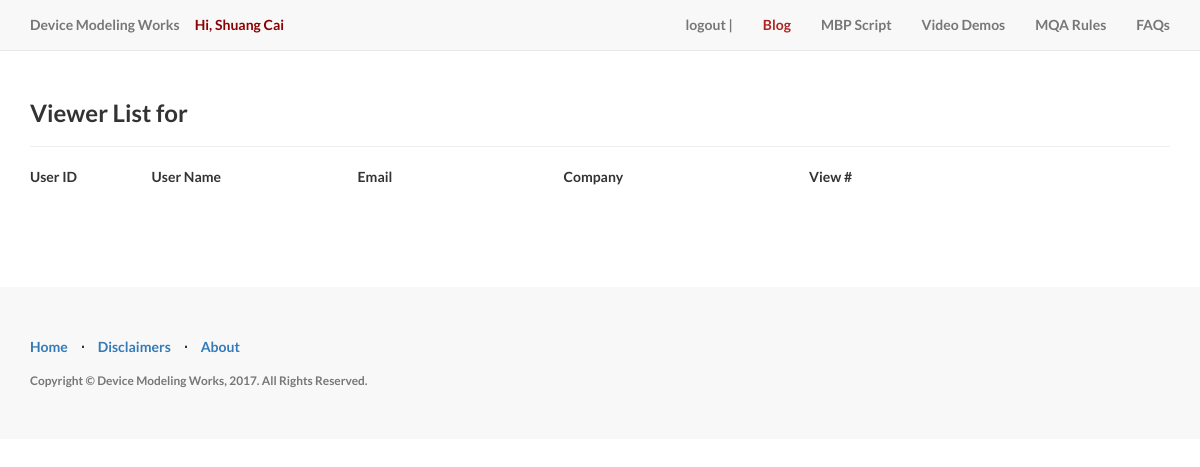
The app's page /viewerListFor/98 (signed in), older data.
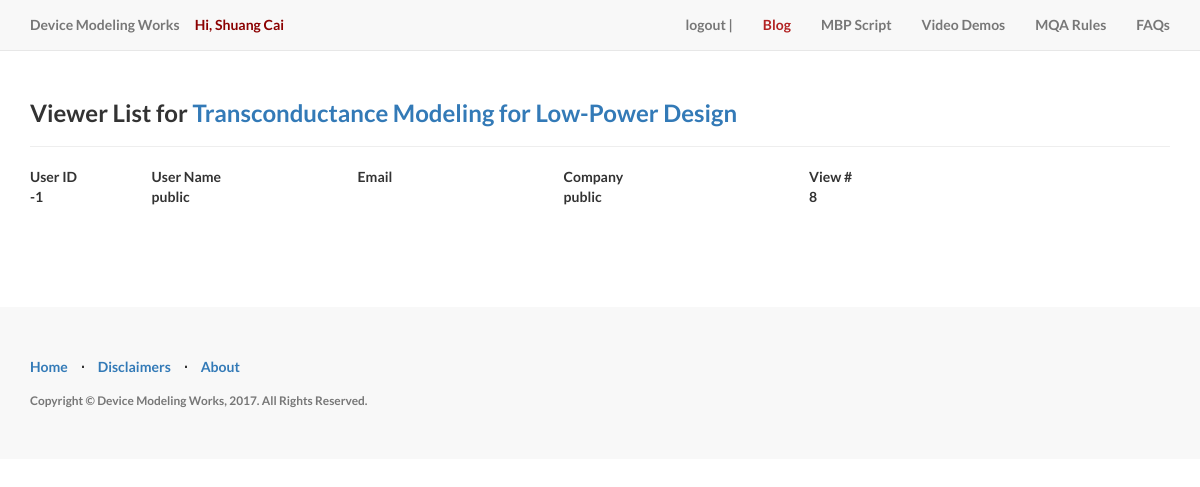
The same page, newer data.
### __init__.py (models this page shows, shortened)
class User(db.Model, UserMixin):
    id = db.Column(db.Integer, primary_key=True)
    email = db.Column(db.String(255), unique=True)
    password = db.Column(db.String(255))
    company = db.Column(db.String(255))
    username = db.Column(db.String(255), unique=True)
    last_login_at = db.Column(db.DateTime())
    current_login_at = db.Column(db.DateTime())
    active = db.Column(db.Boolean())
    confirmed_at = db.Column(db.DateTime())
    last_login_ip = db.Column(db.String(45))
    current_login_ip = db.Column(db.String(45))
    login_count = db.Column(db.Integer)
    roles = db.relationship('Role', secondary=roles_users,
                            backref=db.backref('users', lazy='dynamic'))

class Post(db.Model):
    __searchable__ = ['title', 'abs', 'content']
    id = db.Column(db.Integer(), primary_key=True)
    title = db.Column(db.String(255), unique=True)
    author_id = db.Column(db.Integer)
    abs = db.Column(db.String())
    content = db.Column(db.Text())
    create_date = db.Column(db.DateTime())
    category = db.Column(db.String(128))
    last_modify_date = db.Column(db.DateTime())
    route = db.Column(db.String(128))

### __init__.py (the view)
@app.route(route_post_viewed_by_users)
@roles_required('sunshine')
@login_required
def user_post_viewed_by_users(postId):
    route = getPostRouteById(postId)
    viewers = PostHistory.query.filter(PostHistory.route == route).all()
    vv = []
    for vi in viewers:
        uid = vi.user_id
        vv.append(uid)
    iz = Counter(vv).items()
    sortedIz = reversed(sorted(iz, key=operator.itemgetter(1)))  # uid, count
    userHis = []  # uid, user name, email, company, count
    for ii in sortedIz:
        if ii[0] == 1 or ii[0] == 2 or ii[0] == 3:
            continue
        userHis.append((ii[0], getUserNameById(ii[0]), getEmailById(ii[0]), getCompanybyId(ii[0]), ii[1]))
    return render_template('/viewerListFor.html', userHis=userHis, route=route, title=getPostTitleByRoute(route))

### __init__.py (called while the page is built)
def getPostRouteById(pid):
    post = Post.query.filter(Post.id == pid).first()
    if type(post).__name__ == 'NoneType':
        return ''
    return post.route

def getPostTitleByRoute(myroute):
    post = Post.query.filter(Post.route == myroute).first()
    if type(post).__name__ == 'NoneType':
        return myroute
    return post.title

def getUserNameById(user_id):
    if user_id == -1:
        return 'public'
    user = User.query.filter(User.id == user_id).first()
    return user.username

def getEmailById(user_id):
    if user_id == -1:
        return ''
    user = User.query.filter(User.id == user_id).first()
    return user.email

def getCompanybyId(user_id):
    if user_id == -1:
        return 'public'
    user = User.query.filter(User.id == user_id).first()
    return user.company

### templates/viewerListFor.html (shortened to what this page needs)
{% extends "layouts/base.html" %}
{% block content %}
<br/><br/><br/>
<div class="container">
    <br/>
    <h3>Viewer List for <a href="{{route}}" target="_blank">{{title}}</a></h3>
    <hr/>
    <table width="80%">
        <thead>
        <tr>
            <th width="18px">User ID</th>
            <th width="50px">User Name</th>
            <th width="50px">Email</th>
            <th width="50px">Company</th>
            <th width="30px">View #</th>
        </tr>
        </thead>
        {% for p in userHis %}
        <tr>
            <td>{{ p[0] }}</td>
            <td>{{ p[1] }}</td>
            <td>{{ p[2] }}</td>
            <td>{{ p[3] }}</td>
            <td>{{ p[4] }}</td>
        </tr>
        {% endfor %}
    </table>
    <br/><br/> <br/><br/><br/>
</div>
{% endblock %}

### templates/layouts/base.html (shortened to what this page needs)
<!DOCTYPE html>
<html lang="en">
<head>
    <link href="/static/css/bootstrap.min.css" rel="stylesheet">
    <link href="/static/css/landing-page.css" rel="stylesheet">
    <link href="/static/font-awesome/css/font-awesome.min.css" rel="stylesheet" type="text/css">
</head>
<body>
<nav class="navbar navbar-default navbar-fixed-top topnav" role="navigation">
    <div class="container topnav">
        <div class="navbar-header">
            <a class="navbar-brand topnav" href="/">Device Modeling Works</a>
            <a class="navbar-brand topnav" style="color:#8B0000">
                {% if current_user.username.__len__()>0 %}
                Hi, {{current_user.username}}
                {% endif %}
            </a>
        </div>
        <div class="collapse navbar-collapse" id="bs-example-navbar-collapse-1">
            <ul class="nav navbar-nav navbar-right">
                <li>
                    {% if current_user.username.__len__()==0 %}
                    <a href="/login"> login | </a>
                    {% else %}
                    <a href="/logout"> logout | </a>
                    {% endif %}
                </li>
                <li>
                    <a href="/blog"><font style="color:#B22222">Blog</font></a>
                </li>
                <li>
                    <a href="/mbpst">MBP Script</a>
                </li>
                <li>
                    <a href="/video">Video Demos</a>
                </li>
                <li>
                    <a href="/mqarules">MQA Rules</a>
                </li>
                <li>
                    <a href="/faq">FAQs</a>
                </li>
            </ul>
        </div>
    </div>
</nav>
{% block content%}
{% endblock%}
<footer>
    <div class="container">
        <div class="row">
            <div class="col-lg-12">
                <ul class="list-inline">
                    <li>
                        <a href="/">Home</a>
                    </li>
                    <li class="footer-menu-divider">&sdot;</li>
                    <li>
                        <a href="/disclaimer" target="_blank">Disclaimers</a>
                    </li>
                    <li class="footer-menu-divider">&sdot;</li>
                    <li>
                        <a href="/about">About</a>
                    </li>
                </ul>
                <p class="copyright text-muted small">Copyright &copy; Device Modeling Works, 2017. All Rights
                    Reserved. </p>
            </div>
        </div>
    </div>
</footer>
</body>
</html>

### static/css/landing-page.css (style rules this page uses)
body, html { width: 100%; height: 100%; }
body, h1, h2, h3, h4, h5, h6 { font-family: "Lato","Helvetica Neue",Helvetica,Arial,sans-serif; font-weight: 700; }
.topnav { font-size: 14px; }
footer { padding: 50px 0; background-color: #f8f8f8; }
p.copyright { margin: 15px 0 0; }
ul { list-style: disc inside none }
.col-xs-1, .col-sm-1, .col-md-1, .col-lg-1, .col-xs-2, .col-sm-2, .col-md-2, .col-lg-2, .col-xs-3, .col-sm-3, .col-md-3, .col-lg-3, .col-xs-4, .col-sm-4, .col-md-4, .col-lg-4, .col-xs-5, .col-sm-5, .col-md-5, .col-lg-5, .col-xs-6, .col-sm-6, .col-md-6, .col-lg-6, .col-xs-7, .col-sm-7, .col-md-7, .col-lg-7, .col-xs-8, .col-sm-8, .col-md-8, .col-lg-8, .col-xs-9, .col-sm-9, .col-md-9, .col-lg-9, .col-xs-10, .col-sm-10, .col-md-10, .col-lg-10, .col-xs-11, .col-sm-11, .col-md-11, .col-lg-11, .col-xs-12, .col-sm-12, .col-md-12, .col-lg-12 { position: relative; min-height: 1px; padding-right: 15px; padding-left: 15px; }
.row { margin-right: -15px; margin-left: -15px; }

Row changes from the older to the newer data that the page shows:
added Post: title "Transconductance Modeling for Low-Power Design"
Text that changed along with them:
new list line: "-1 public public 8"
